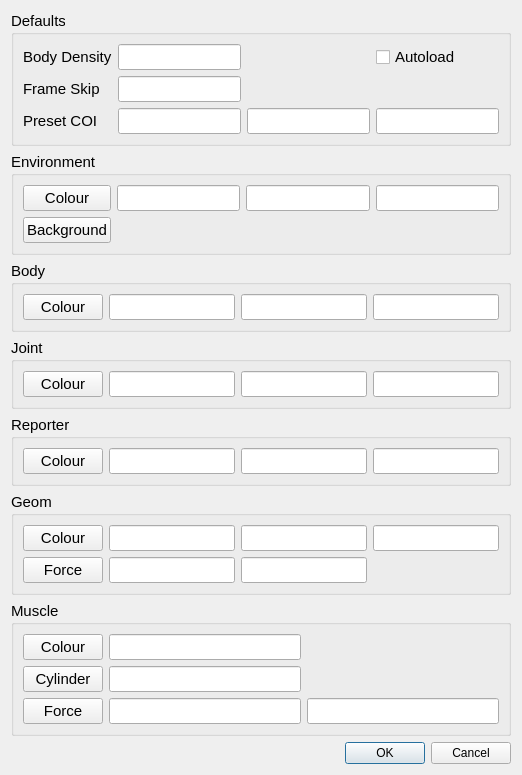
<?xml version="1.0" encoding="UTF-8"?>
<ui version="4.0">
 <class>PreferencesDialog</class>
 <widget class="QDialog" name="PreferencesDialog">
  <property name="geometry">
   <rect>
    <x>0</x>
    <y>0</y>
    <width>522</width>
    <height>736</height>
   </rect>
  </property>
  <property name="windowTitle">
   <string>Preferences</string>
  </property>
  <layout class="QGridLayout" name="gridLayout">
   <item row="4" column="0">
    <widget class="QGroupBox" name="groupBox_6">
     <property name="font">
      <font>
       <pointsize>11</pointsize>
      </font>
     </property>
     <property name="title">
      <string>Reporter</string>
     </property>
     <layout class="QGridLayout" name="gridLayout_7">
      <item row="0" column="0">
       <widget class="QPushButton" name="pushButtonReporterColour">
        <property name="font">
         <font>
          <pointsize>11</pointsize>
         </font>
        </property>
        <property name="toolTip">
         <string>Set the colour of JOINT class elements</string>
        </property>
        <property name="text">
         <string>Colour</string>
        </property>
        <property name="flat">
         <bool>false</bool>
        </property>
       </widget>
      </item>
      <item row="0" column="1">
       <widget class="QLineEdit" name="lineEditReporterX"/>
      </item>
      <item row="0" column="2">
       <widget class="QLineEdit" name="lineEditReporterY"/>
      </item>
      <item row="0" column="3">
       <widget class="QLineEdit" name="lineEditReporterZ"/>
      </item>
     </layout>
    </widget>
   </item>
   <item row="5" column="0">
    <widget class="QGroupBox" name="groupBox_7">
     <property name="font">
      <font>
       <pointsize>11</pointsize>
      </font>
     </property>
     <property name="title">
      <string>Geom</string>
     </property>
     <layout class="QGridLayout" name="gridLayout_8">
      <item row="0" column="0">
       <widget class="QPushButton" name="pushButtonGeomColour">
        <property name="font">
         <font>
          <pointsize>11</pointsize>
         </font>
        </property>
        <property name="toolTip">
         <string>Set the colour of GEOM class elements</string>
        </property>
        <property name="text">
         <string>Colour</string>
        </property>
        <property name="flat">
         <bool>false</bool>
        </property>
       </widget>
      </item>
      <item row="0" column="1">
       <widget class="QLineEdit" name="lineEditGeomX"/>
      </item>
      <item row="0" column="2">
       <widget class="QLineEdit" name="lineEditGeomY"/>
      </item>
      <item row="0" column="3">
       <widget class="QLineEdit" name="lineEditGeomZ"/>
      </item>
      <item row="1" column="0">
       <widget class="QPushButton" name="pushButtonGeomForceColour">
        <property name="font">
         <font>
          <pointsize>11</pointsize>
         </font>
        </property>
        <property name="toolTip">
         <string>Set the colour of GEOM force indicator</string>
        </property>
        <property name="text">
         <string>Force</string>
        </property>
        <property name="flat">
         <bool>false</bool>
        </property>
       </widget>
      </item>
      <item row="1" column="1">
       <widget class="QLineEdit" name="lineEditGeomForceRadius"/>
      </item>
      <item row="1" column="2">
       <widget class="QLineEdit" name="lineEditGeomForceScale"/>
      </item>
     </layout>
    </widget>
   </item>
   <item row="6" column="0">
    <widget class="QGroupBox" name="groupBox_8">
     <property name="font">
      <font>
       <pointsize>11</pointsize>
      </font>
     </property>
     <property name="title">
      <string>Muscle</string>
     </property>
     <layout class="QGridLayout" name="gridLayout_9">
      <item row="0" column="0">
       <widget class="QPushButton" name="pushButtonStrapColour">
        <property name="font">
         <font>
          <pointsize>11</pointsize>
         </font>
        </property>
        <property name="toolTip">
         <string>Set the colour of MUSCLE class elements straps</string>
        </property>
        <property name="text">
         <string>Colour</string>
        </property>
        <property name="flat">
         <bool>false</bool>
        </property>
       </widget>
      </item>
      <item row="0" column="1">
       <widget class="QLineEdit" name="lineEditStrapRadius"/>
      </item>
      <item row="1" column="0">
       <widget class="QPushButton" name="pushButtonStrapCylinderColour">
        <property name="font">
         <font>
          <pointsize>11</pointsize>
         </font>
        </property>
        <property name="toolTip">
         <string>Set the colour of MUSCLE class elements cylinders</string>
        </property>
        <property name="text">
         <string>Cylinder</string>
        </property>
        <property name="flat">
         <bool>false</bool>
        </property>
       </widget>
      </item>
      <item row="1" column="1">
       <widget class="QLineEdit" name="lineEditStrapCylinderLength"/>
      </item>
      <item row="2" column="0">
       <widget class="QPushButton" name="pushButtonStrapForceColour">
        <property name="font">
         <font>
          <pointsize>11</pointsize>
         </font>
        </property>
        <property name="toolTip">
         <string>Set the colour of MUSCLE force indicators</string>
        </property>
        <property name="text">
         <string>Force</string>
        </property>
        <property name="flat">
         <bool>false</bool>
        </property>
       </widget>
      </item>
      <item row="2" column="1">
       <widget class="QLineEdit" name="lineEditStrapForceRadius"/>
      </item>
      <item row="2" column="2">
       <widget class="QLineEdit" name="lineEditStrapForceScale"/>
      </item>
     </layout>
    </widget>
   </item>
   <item row="1" column="0">
    <widget class="QGroupBox" name="groupBox_3">
     <property name="font">
      <font>
       <pointsize>11</pointsize>
      </font>
     </property>
     <property name="title">
      <string>Environment</string>
     </property>
     <layout class="QGridLayout" name="gridLayout_4">
      <item row="0" column="0">
       <widget class="QPushButton" name="pushButtonEnvironmentColour">
        <property name="font">
         <font>
          <pointsize>11</pointsize>
         </font>
        </property>
        <property name="toolTip">
         <string>Set the colour of ENVIRONMENT class elements</string>
        </property>
        <property name="text">
         <string>Colour</string>
        </property>
        <property name="flat">
         <bool>false</bool>
        </property>
       </widget>
      </item>
      <item row="0" column="2">
       <widget class="QLineEdit" name="lineEditEnvironmentY"/>
      </item>
      <item row="0" column="3">
       <widget class="QLineEdit" name="lineEditEnvironmentZ"/>
      </item>
      <item row="0" column="1">
       <widget class="QLineEdit" name="lineEditEnvironmentX"/>
      </item>
      <item row="1" column="0">
       <widget class="QPushButton" name="pushButtonBackgroundColor">
        <property name="font">
         <font>
          <pointsize>11</pointsize>
         </font>
        </property>
        <property name="text">
         <string>Background</string>
        </property>
       </widget>
      </item>
     </layout>
    </widget>
   </item>
   <item row="2" column="0">
    <widget class="QGroupBox" name="groupBox_4">
     <property name="font">
      <font>
       <pointsize>11</pointsize>
      </font>
     </property>
     <property name="title">
      <string>Body</string>
     </property>
     <layout class="QGridLayout" name="gridLayout_5">
      <item row="0" column="0">
       <widget class="QPushButton" name="pushButtonBodyColour">
        <property name="font">
         <font>
          <pointsize>11</pointsize>
         </font>
        </property>
        <property name="toolTip">
         <string>Set the colour of BODY class elements</string>
        </property>
        <property name="text">
         <string>Colour</string>
        </property>
        <property name="flat">
         <bool>false</bool>
        </property>
       </widget>
      </item>
      <item row="0" column="1">
       <widget class="QLineEdit" name="lineEditBodyX"/>
      </item>
      <item row="0" column="2">
       <widget class="QLineEdit" name="lineEditBodyY"/>
      </item>
      <item row="0" column="3">
       <widget class="QLineEdit" name="lineEditBodyZ"/>
      </item>
     </layout>
    </widget>
   </item>
   <item row="3" column="0">
    <widget class="QGroupBox" name="groupBox_5">
     <property name="font">
      <font>
       <pointsize>11</pointsize>
      </font>
     </property>
     <property name="title">
      <string>Joint</string>
     </property>
     <layout class="QGridLayout" name="gridLayout_6">
      <item row="0" column="0">
       <widget class="QPushButton" name="pushButtonJointColour">
        <property name="font">
         <font>
          <pointsize>11</pointsize>
         </font>
        </property>
        <property name="toolTip">
         <string>Set the colour of JOINT class elements</string>
        </property>
        <property name="text">
         <string>Colour</string>
        </property>
        <property name="flat">
         <bool>false</bool>
        </property>
       </widget>
      </item>
      <item row="0" column="1">
       <widget class="QLineEdit" name="lineEditJointX"/>
      </item>
      <item row="0" column="2">
       <widget class="QLineEdit" name="lineEditJointY"/>
      </item>
      <item row="0" column="3">
       <widget class="QLineEdit" name="lineEditJointZ"/>
      </item>
     </layout>
    </widget>
   </item>
   <item row="7" column="0">
    <widget class="QDialogButtonBox" name="buttonBox">
     <property name="orientation">
      <enum>Qt::Horizontal</enum>
     </property>
     <property name="standardButtons">
      <set>QDialogButtonBox::Cancel|QDialogButtonBox::Ok</set>
     </property>
    </widget>
   </item>
   <item row="0" column="0">
    <widget class="QGroupBox" name="groupBox">
     <property name="font">
      <font>
       <pointsize>11</pointsize>
      </font>
     </property>
     <property name="title">
      <string>Defaults</string>
     </property>
     <layout class="QGridLayout" name="gridLayout_10">
      <item row="2" column="3">
       <widget class="QLineEdit" name="lineEditPresetCOIY"/>
      </item>
      <item row="0" column="2">
       <widget class="QLineEdit" name="lineEditBodyDensity"/>
      </item>
      <item row="0" column="1">
       <widget class="QLabel" name="label">
        <property name="font">
         <font>
          <pointsize>11</pointsize>
         </font>
        </property>
        <property name="text">
         <string>Body Density</string>
        </property>
       </widget>
      </item>
      <item row="1" column="1">
       <widget class="QLabel" name="label_2">
        <property name="font">
         <font>
          <pointsize>11</pointsize>
         </font>
        </property>
        <property name="text">
         <string>Frame Skip</string>
        </property>
       </widget>
      </item>
      <item row="1" column="2">
       <widget class="QLineEdit" name="lineEditFrameSkip"/>
      </item>
      <item row="2" column="2">
       <widget class="QLineEdit" name="lineEditPresetCOIX"/>
      </item>
      <item row="2" column="1">
       <widget class="QLabel" name="label_3">
        <property name="font">
         <font>
          <pointsize>11</pointsize>
         </font>
        </property>
        <property name="text">
         <string>Preset COI</string>
        </property>
       </widget>
      </item>
      <item row="2" column="4">
       <widget class="QLineEdit" name="lineEditPresetCOIZ"/>
      </item>
      <item row="0" column="4">
       <widget class="QCheckBox" name="checkBoxAutoLoad">
        <property name="text">
         <string>Autoload</string>
        </property>
       </widget>
      </item>
     </layout>
    </widget>
   </item>
  </layout>
 </widget>
 <tabstops>
  <tabstop>buttonBox</tabstop>
 </tabstops>
 <resources/>
 <connections>
  <connection>
   <sender>buttonBox</sender>
   <signal>accepted()</signal>
   <receiver>PreferencesDialog</receiver>
   <slot>accept()</slot>
   <hints>
    <hint type="sourcelabel">
     <x>138</x>
     <y>320</y>
    </hint>
    <hint type="destinationlabel">
     <x>157</x>
     <y>274</y>
    </hint>
   </hints>
  </connection>
  <connection>
   <sender>buttonBox</sender>
   <signal>rejected()</signal>
   <receiver>PreferencesDialog</receiver>
   <slot>reject()</slot>
   <hints>
    <hint type="sourcelabel">
     <x>206</x>
     <y>320</y>
    </hint>
    <hint type="destinationlabel">
     <x>286</x>
     <y>274</y>
    </hint>
   </hints>
  </connection>
 </connections>
 <designerdata>
  <property name="gridDeltaX">
   <number>10</number>
  </property>
  <property name="gridDeltaY">
   <number>10</number>
  </property>
  <property name="gridSnapX">
   <bool>true</bool>
  </property>
  <property name="gridSnapY">
   <bool>true</bool>
  </property>
  <property name="gridVisible">
   <bool>true</bool>
  </property>
 </designerdata>
</ui>
